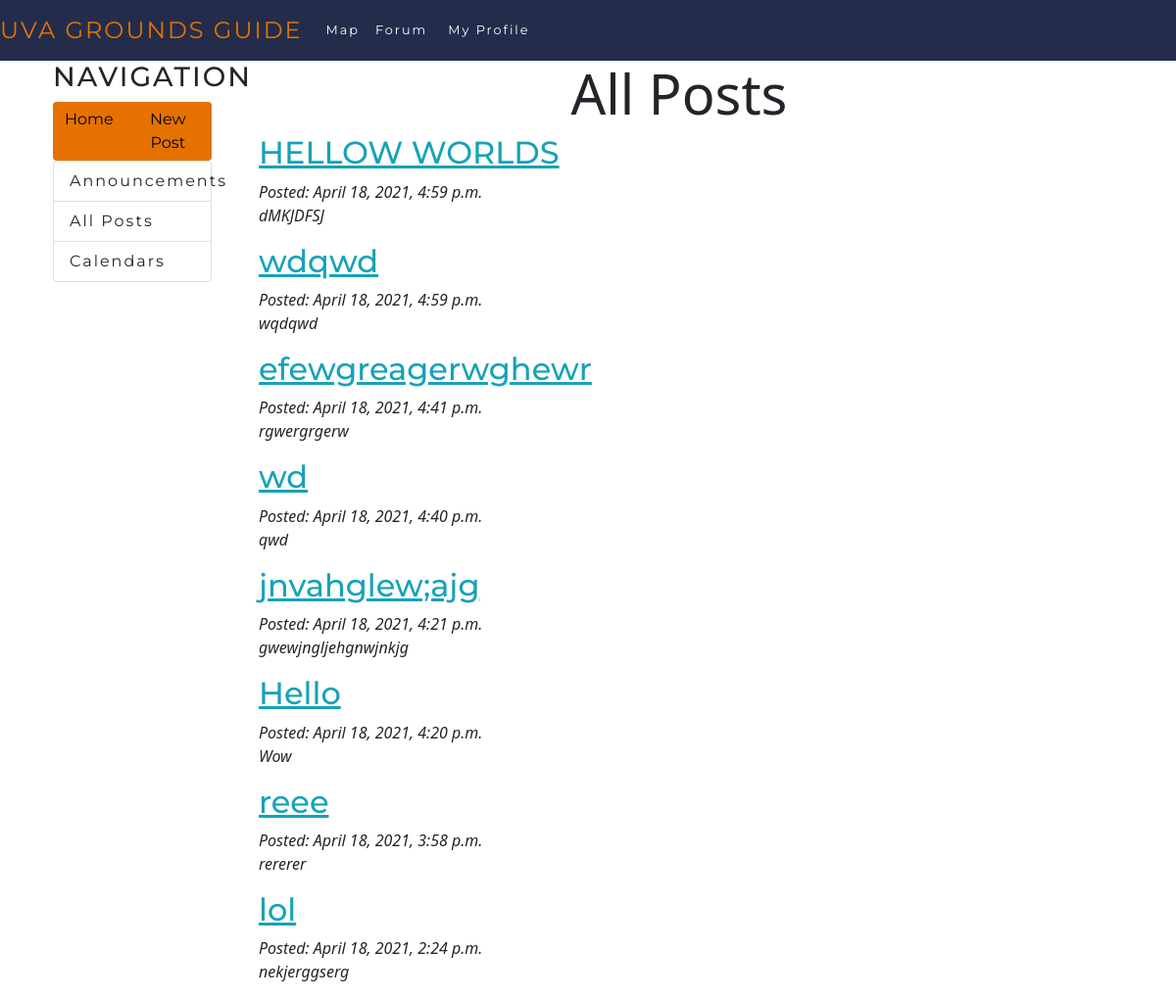
The app's page /forum/posts/ (signed in) with its own data.
### forum/models.py (models this page shows, shortened)
class Post(models.Model):
    title = models.CharField(max_length=200)
    detail = models.TextField()
    pub_date = models.DateTimeField(auto_now_add=True)

### forum/views.py (the view)
# urls.py: path('posts/', views.PostView.as_view(), name='posts'),
class PostView(generic.ListView):
    model = Post
    template_name = 'forum/posts.html'
    context_object_name = 'all_posts'
    def get_queryset(self):
        return Post.objects.order_by('-pub_date')

### forum/templates/forum/posts.html
{% extends "forum/base.html" %}
{% load socialaccount %}
{% load static %}
{% block body %}
<center>
    <h1 class=display-4>All Posts</h1>
</center>
{% if all_posts %}
{% for post in all_posts %}
<div class="container">
    <h2><a href="/forum/{{ post.id }}/">{{ post.title }}</a></h2>
    <p style='font-style: italic;'>Posted: {{post.pub_date}}
        <br>{{post.detail|truncatewords:"200"}}</p>
</div>
{% endfor %}
{% else %}
    <p>No posts are available.</p>
{% endif %}
{% endblock %}

### map/static/maps/nav-style.css (style rules this page uses)
a { color: #17a2b8; }

### forum/static/forum/style.css (style rules this page uses)
h2 { font-family: Montserrat; }

### records on screen
Post: title "HELLOW WORLDS", pub_date "April 18, 2021, 4:59 p.m.", detail "dMKJDFSJ"
Post: title "wdqwd", pub_date "April 18, 2021, 4:59 p.m.", detail "wqdqwd"
Post: title "efewgreagerwghewr", pub_date "April 18, 2021, 4:41 p.m.", detail "rgwergrgerw"
Post: title "wd", pub_date "April 18, 2021, 4:40 p.m.", detail "qwd"
Post: title "jnvahglew;ajg", pub_date "April 18, 2021, 4:21 p.m.", detail "gwewjngljehgnwjnkjg"
Post: title "Hello", pub_date "April 18, 2021, 4:20 p.m.", detail "Wow"
Post: title "reee", pub_date "April 18, 2021, 3:58 p.m.", detail "rererer"
Post: title "lol", pub_date "April 18, 2021, 2:24 p.m.", detail "nekjerggserg"
